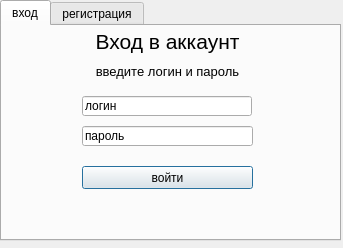
<?xml version="1.0" encoding="UTF-8"?>
<ui version="4.0">
 <class>Dialog</class>
 <widget class="QDialog" name="Dialog">
  <property name="geometry">
   <rect>
    <x>0</x>
    <y>0</y>
    <width>343</width>
    <height>248</height>
   </rect>
  </property>
  <property name="windowTitle">
   <string>Dialog</string>
  </property>
  <widget class="QTabWidget" name="tabWidget">
   <property name="geometry">
    <rect>
     <x>0</x>
     <y>0</y>
     <width>341</width>
     <height>241</height>
    </rect>
   </property>
   <property name="currentIndex">
    <number>0</number>
   </property>
   <widget class="QWidget" name="tab">
    <attribute name="title">
     <string>вход</string>
    </attribute>
    <widget class="QLabel" name="label">
     <property name="geometry">
      <rect>
       <x>0</x>
       <y>0</y>
       <width>331</width>
       <height>31</height>
      </rect>
     </property>
     <property name="font">
      <font>
       <pointsize>16</pointsize>
      </font>
     </property>
     <property name="text">
      <string>Вход в аккаунт</string>
     </property>
     <property name="alignment">
      <set>Qt::AlignCenter</set>
     </property>
    </widget>
    <widget class="QLineEdit" name="username">
     <property name="geometry">
      <rect>
       <x>80</x>
       <y>70</y>
       <width>170</width>
       <height>20</height>
      </rect>
     </property>
     <property name="inputMethodHints">
      <set>Qt::ImhNone</set>
     </property>
     <property name="inputMask">
      <string/>
     </property>
     <property name="text">
      <string>логин</string>
     </property>
     <property name="maxLength">
      <number>32767</number>
     </property>
    </widget>
    <widget class="QPushButton" name="btn_login">
     <property name="geometry">
      <rect>
       <x>80</x>
       <y>140</y>
       <width>171</width>
       <height>23</height>
      </rect>
     </property>
     <property name="text">
      <string>войти</string>
     </property>
    </widget>
    <widget class="QLineEdit" name="pas">
     <property name="geometry">
      <rect>
       <x>80</x>
       <y>100</y>
       <width>171</width>
       <height>20</height>
      </rect>
     </property>
     <property name="inputMask">
      <string/>
     </property>
     <property name="text">
      <string>пароль</string>
     </property>
    </widget>
    <widget class="QLabel" name="label_status">
     <property name="geometry">
      <rect>
       <x>0</x>
       <y>30</y>
       <width>331</width>
       <height>31</height>
      </rect>
     </property>
     <property name="font">
      <font>
       <pointsize>10</pointsize>
      </font>
     </property>
     <property name="text">
      <string>введите логин и пароль</string>
     </property>
     <property name="alignment">
      <set>Qt::AlignCenter</set>
     </property>
    </widget>
   </widget>
   <widget class="QWidget" name="tab_2">
    <attribute name="title">
     <string>регистрация</string>
    </attribute>
    <widget class="QLabel" name="label_3">
     <property name="geometry">
      <rect>
       <x>0</x>
       <y>0</y>
       <width>331</width>
       <height>31</height>
      </rect>
     </property>
     <property name="font">
      <font>
       <pointsize>16</pointsize>
      </font>
     </property>
     <property name="text">
      <string>Регистрация</string>
     </property>
     <property name="alignment">
      <set>Qt::AlignCenter</set>
     </property>
    </widget>
    <widget class="QLabel" name="label_reg_status">
     <property name="geometry">
      <rect>
       <x>0</x>
       <y>30</y>
       <width>331</width>
       <height>31</height>
      </rect>
     </property>
     <property name="font">
      <font>
       <pointsize>10</pointsize>
      </font>
     </property>
     <property name="text">
      <string>придумайте логин и пароль </string>
     </property>
     <property name="alignment">
      <set>Qt::AlignCenter</set>
     </property>
    </widget>
    <widget class="QLineEdit" name="reg_username">
     <property name="geometry">
      <rect>
       <x>80</x>
       <y>70</y>
       <width>171</width>
       <height>20</height>
      </rect>
     </property>
     <property name="inputMask">
      <string/>
     </property>
     <property name="text">
      <string>логин</string>
     </property>
    </widget>
    <widget class="QLineEdit" name="reg_pas">
     <property name="geometry">
      <rect>
       <x>80</x>
       <y>100</y>
       <width>171</width>
       <height>20</height>
      </rect>
     </property>
     <property name="inputMask">
      <string/>
     </property>
     <property name="text">
      <string>пароль</string>
     </property>
    </widget>
    <widget class="QPushButton" name="btn_reg">
     <property name="geometry">
      <rect>
       <x>80</x>
       <y>170</y>
       <width>171</width>
       <height>23</height>
      </rect>
     </property>
     <property name="text">
      <string>зарегистрироваться</string>
     </property>
    </widget>
    <widget class="QLineEdit" name="reg_pas_confirm">
     <property name="geometry">
      <rect>
       <x>80</x>
       <y>130</y>
       <width>171</width>
       <height>20</height>
      </rect>
     </property>
     <property name="inputMask">
      <string/>
     </property>
     <property name="text">
      <string>подтверждение пароля</string>
     </property>
    </widget>
   </widget>
  </widget>
 </widget>
 <resources/>
 <connections/>
</ui>
